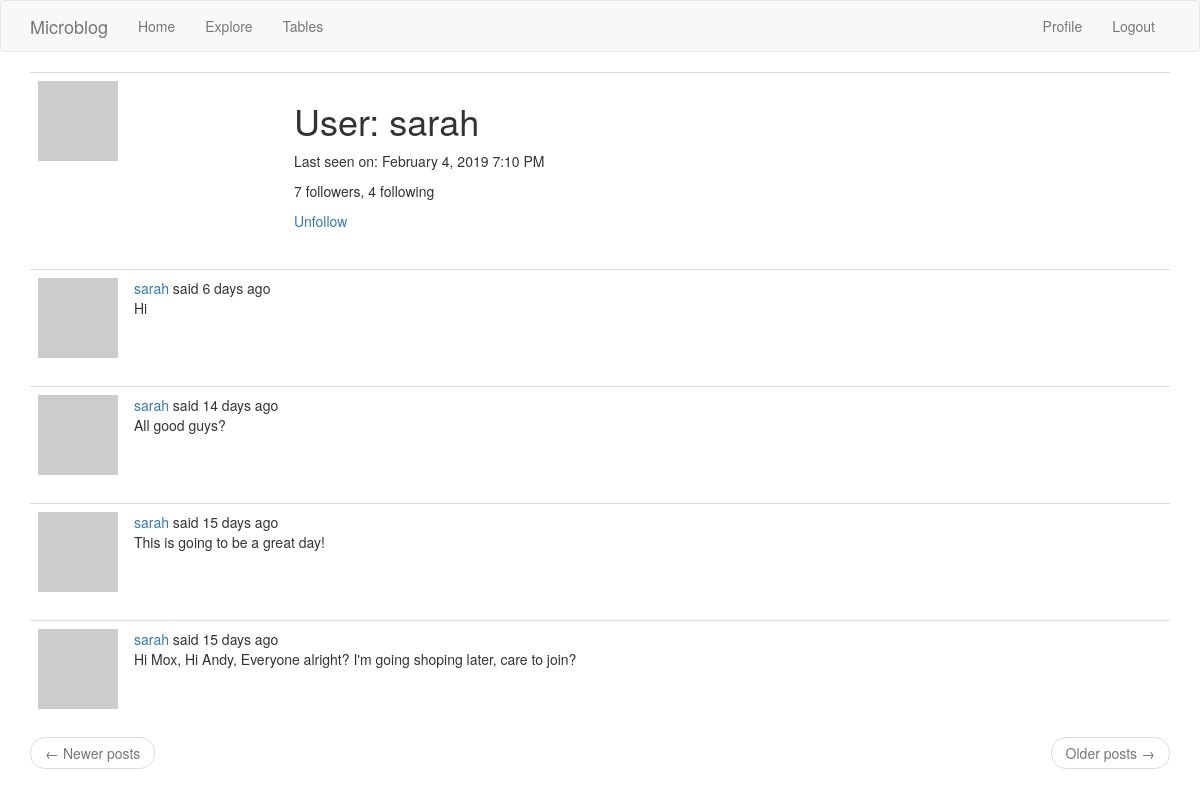
Before: /user/sarah (signed in) with the older database file.
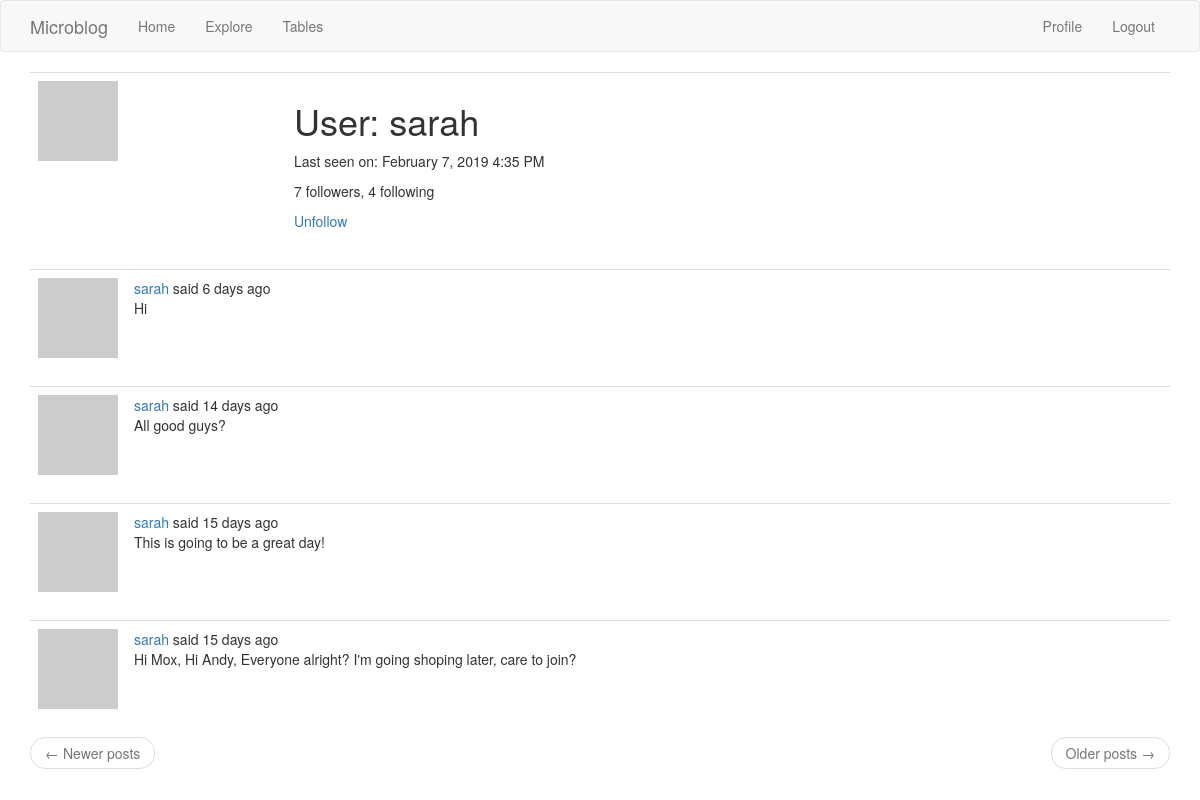
After: the same page with the newer database file.
### app/models.py (models this page shows, shortened)
class User(UserMixin, db.Model):
    id = db.Column(db.Integer, primary_key=True)
    username = db.Column(db.String(60), index=True, unique=True)
    email = db.Column(db.String(120), index=True, unique=True)
    password_hash = db.Column(db.String(128))
    about_me = db.Column(db.String(140))
    last_seen = db.Column(db.DateTime, default=datetime.utcnow)
    posts = db.relationship('Post', backref='author', lazy='dynamic')
    followed = db.relationship('User', secondary=followers,
                               primaryjoin=(followers.c.follower_id == id),
                               secondaryjoin=(followers.c.followed_id == id),
                               backref=db.backref('followers', lazy='dynamic'),
                               lazy='dynamic')
    def avatar(self, size):
        digest = md5(self.email.lower().encode('utf-8')).hexdigest()
        return f'https://www.gravatar.com/avatar/{digest}?d=monsterid&s={size}'
    def is_following(self, user):
        return self.followed.filter(followers.c.followed_id == user.id).count() > 0

### app/routes.py (the view)
@app.route('/user/<username>')
@login_required
def user(username):
    user = User.query.filter_by(username=username).first_or_404()
    page = request.args.get('page', 1, type=int)
    posts = user.posts.order_by(Post.timestamp.desc()).paginate(
        page, app.config['POSTS_PER_PAGE'], False)
    next_url = url_for('user', username=user.username, page=posts.next_num) \
        if posts.has_next else None
    prev_url = url_for('user', username=user.username, page=posts.prev_num) \
        if posts.has_prev else None
    return render_template('user.html', user=user, posts=posts.items,
                           next_url=next_url, prev_url=prev_url)

### app/models.py (called while the page is built)
@login.user_loader
def load_user(id):
    return User.query.get(int(id))

    @classmethod
    def before_commit(cls, session):
        session._changes = {
            'add': list(session.new),
            'update': list(session.dirty),
            'delete': list(session.deleted)
        }

    @classmethod
    def after_commit(cls, session):
        for obj in session._changes['add']:
            if isinstance(obj, SearchableMixin):
                add_to_index(obj.__tablename__.obj)
        for obj in session._changes['update']:
            if isinstance(obj, SearchableMixin):
                add_to_index(obj.__tablename__, obj)
        for obj in session._changes['delete']:
            if isinstance(obj, SearchableMixin):
                remove_from_index(obj.__tablename__, obj)
        session._changes = None

### app/routes.py (called while the page is built)
@app.before_request
def before_request():
    if current_user.is_authenticated:
        current_user.last_seen = datetime.utcnow()
        db.session.commit()
    g.locale = str(get_locale())

### app/templates/user.html (shortened to what this page needs)
{% extends "base.html" %}
{% block app_content %}
    <table class="table table-hover">
        <tr>
            <td width="256px"><img src="{{ user.avatar(256) }}"></td>
            <td>
                <h1>{{ _('User') }}: {{ user.username }}</h1>
                {% if user.last_seen %}
                <p>{{ _('Last seen on') }}: {{ moment(user.last_seen).format('LLL') }}</p>
                {% endif %}
                <p>{{ _('%(count)d followers', count=user.followers.count()) }}, {{ _('%(count)d following', count=user.followed.count()) }}</p>
                {% if user == current_user %}
                <p><a href="{{ url_for('edit_profile') }}">{{ _('Edit your profile') }}</a></p>
                {% elif not current_user.is_following(user) %}
                <p><a href="{{ url_for('follow', username=user.username) }}">{{ _('Follow') }}</a></p>
                {% else %}
                <p><a href="{{ url_for('unfollow', username=user.username) }}">{{ _('Unfollow') }}</a></p>
                {% endif %}
            </td>
        </tr>
    </table>
    {% for post in posts %}
        {% include '_post.html' %}
    {% endfor %}
    <nav aria-label="...">
        <ul class="pager">
            <li class="previous{% if not prev_url %} disabled{% endif %}">
                <a href="{{ prev_url or '#' }}">
                    <span aria-hidden="true">&larr;</span> {{ _('Newer posts') }}
                </a>
            </li>
            <li class="next{% if not next_url %} disabled{% endif %}">
                <a href="{{ next_url or '#' }}">
                    {{ _('Older posts') }} <span aria-hidden="true">&rarr;</span>
                </a>
            </li>
        </ul>
    </nav>
{% endblock %}

Changed rows visible on the page:
changed User "sarah": last_seen "February 4, 2019 7:10 PM" → "February 7, 2019 4:35 PM"
